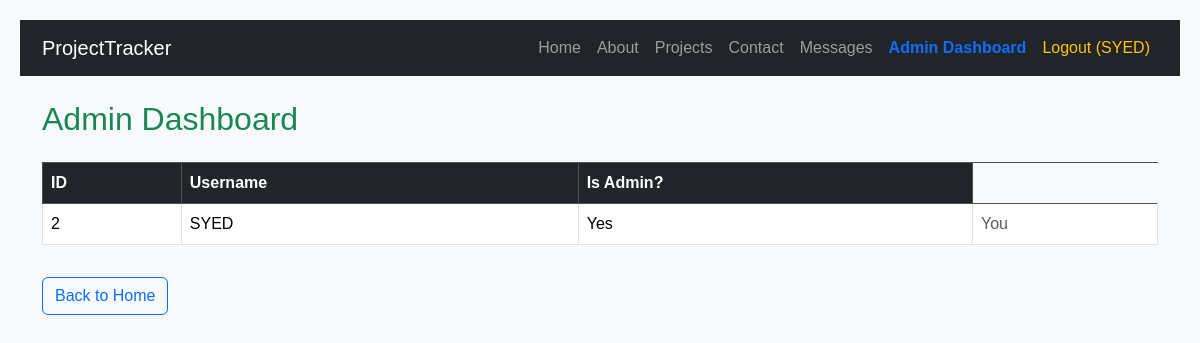
The app's page /admin (signed in), older data.
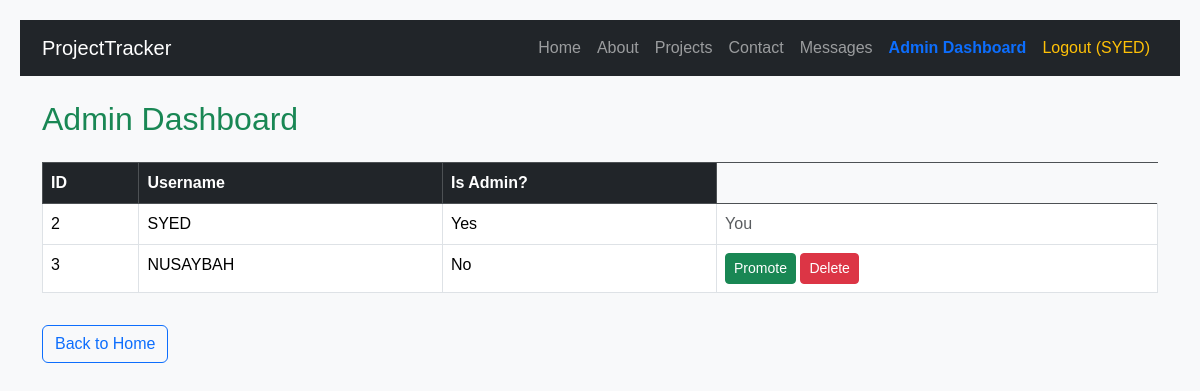
The same page, newer data.
### app.py (models this page shows)
class User(db.Model):
    id = db.Column(db.Integer, primary_key=True)
    username = db.Column(db.String(100), unique=True, nullable=False)
    password = db.Column(db.String(200), nullable=False)  # Store hashed passwords
    is_admin = db.Column(db.Boolean, default=False)

### app.py (the view)
@app.route("/admin")
@login_required
@admin_required
def admin_dashboard():
    if not session.get("is_admin"):
        flash("You are not authorized to view this page.", "danger")
        return redirect(url_for("home"))
    users = User.query.all()
    return render_template("admin.html", users=users)

### app.py (called while the page is built)
def login_required(f):
    @wraps(f)
    def decorated_function(*args, **kwargs):
        if "user_id" not in session:
            flash("You need to be logged in to access this page.", "warning")
            return redirect(url_for("login"))
        return f(*args, **kwargs)
    return decorated_function

def admin_required(f):
    @wraps(f)
    def decorated_function(*args, **kwargs):
        if not session.get("is_admin"):
            flash("You do not have permission to access this page.", "danger")
            return redirect(url_for("home"))
        return f(*args, **kwargs)
    return decorated_function

### templates/admin.html (shortened to what this page needs)
{% extends "base.html" %}
{% block content %}
<h2 class="mb-4 text-success">Admin Dashboard</h2>
<table class="table table-bordered table-hover">
  <thead class="table-dark">
    <tr>
      <th>ID</th>
      <th>Username</th>
      <th>Is Admin?</th>
    </tr>
  </thead>
  <tbody>
    {% for user in users %}
    <tr>
      <td>{{ user.id }}</td>
      <td>{{ user.username }}</td>
      <td>{{ "Yes" if user.is_admin else "No" }}</td>
      <td>
      {% if user.id != session['user_id'] %}
        {% if not user.is_admin %}
          <form action="{{ url_for('promote_user', user_id=user.id) }}" method="POST" style="display:inline;">
            <button type="submit" class="btn btn-sm btn-success">Promote</button>
          </form>
        {% endif %}
        <form action="{{ url_for('delete_user', user_id=user.id) }}" method="POST" style="display:inline;">
          <button type="submit" class="btn btn-sm btn-danger">Delete</button>
        </form>
      {% else %}
        <span class="text-muted">You</span>
      {% endif %}
    </td>
    </tr>
    {% endfor %}
  </tbody>
</table>
<a href="{{ url_for('home') }}" class="btn btn-outline-primary mt-3">Back to Home</a>
{% endblock %}

### templates/base.html (shortened to what this page needs)
<!DOCTYPE html>
<html lang="en">
<head>
  <link href="https://cdn.jsdelivr.net/npm/bootstrap@5.3.3/dist/css/bootstrap.min.css" rel="stylesheet">
  <link rel="stylesheet" href="{{ url_for('static', filename='styles.css') }}">
</head>
<body class="bg-light">
  <nav class="navbar navbar-expand-lg navbar-dark bg-dark">
    <div class="container">
      <a class="navbar-brand" href="{{ url_for('home') }}">ProjectTracker</a>
      <div class="collapse navbar-collapse" id="navbarNav">
        <ul class="navbar-nav ms-auto">
          <li class="nav-item">
            <a class="nav-link {% if request.endpoint == 'home' %}active{% endif %}" href="{{ url_for('home') }}">Home</a>
          </li>
          <li class="nav-item">
            <a class="nav-link {% if request.endpoint == 'about' %}active{% endif %}" href="{{ url_for('about') }}">About</a>
          </li>
          {% if session.get("user_id") %}
            <li class="nav-item">
              <a class="nav-link {% if request.endpoint == 'projects' %}active{% endif %}" href="{{ url_for('projects') }}">Projects</a>
            </li>
            <li class="nav-item">
              <a class="nav-link {% if request.endpoint == 'contact' %}active{% endif %}" href="{{ url_for('contact') }}">Contact</a>
            </li>
            <li class="nav-item">
              <a class="nav-link {% if request.endpoint == 'messages' %}active{% endif %}" href="{{ url_for('messages') }}">Messages</a>
            </li>
            {% if session.get("is_admin") %}
              <li class="nav-item">
                <a class="nav-link {% if request.endpoint == 'admin_dashboard' %}active{% endif %}" href="{{ url_for('admin_dashboard') }}">
                  Admin Dashboard
                </a>
              </li>
            {% endif %}
            <li class="nav-item">
              <a class="nav-link text-warning" href="{{ url_for('logout') }}">Logout ({{ session.get('username') }})</a>
            </li>
          {% endif %}
        </ul>
      </div>
    </div>
  </nav>
  <div class="container mt-4">
    {% block content %}{% endblock %}
  </div>
</body>
</html>

Row changes from the older to the newer data that the page shows:
added User: id "3", username "NUSAYBAH", is_admin "No"
